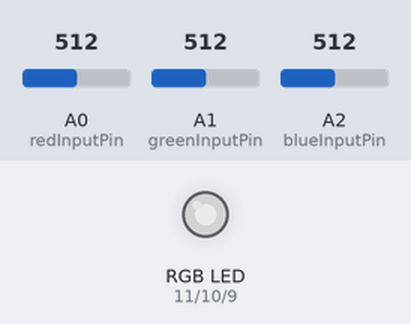
A sketch run on a simulated Arduino Uno, built with avr-gcc and run on an emulated ATmega328P. Parts: an RGB LED mixed from three pins (HIGH = lit). The inputs (shaded band) are chosen by the test bench; at power-on: A0 (redInputPin) = 512, A1 (greenInputPin) = 512, A2 (blueInputPin) = 512. Dim RGB values are drawn brighter than linear.

Above: at 1.2 s.
1.3 s: A0 (redInputPin) set to 716
At 1.8 s:
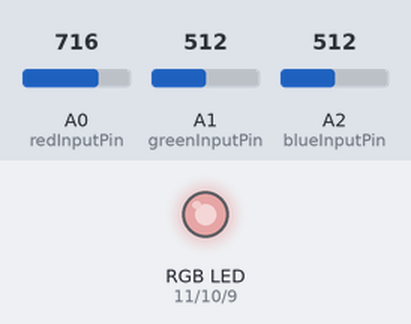
2.8 s: A1 (greenInputPin) set to 716
At 4.0 s:
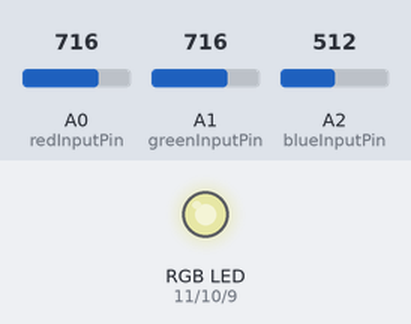
4.3 s: A2 (blueInputPin) set to 716
At 5.3 s:
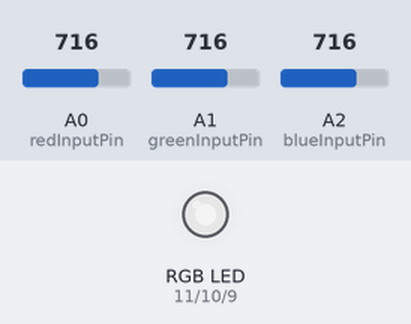
5.8 s: A0 (redInputPin) set to 900
At 6.4 s:
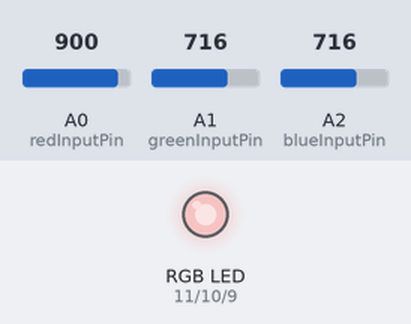
7.3 s: A1 (greenInputPin) set to 900
At 7.6 s:
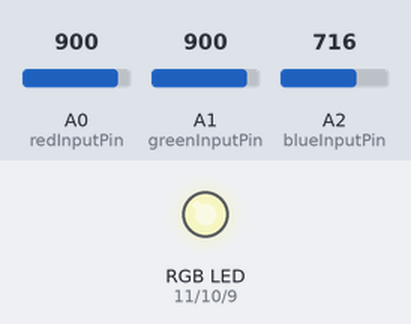
8.8 s: A2 (blueInputPin) set to 900
At 9.9 s:
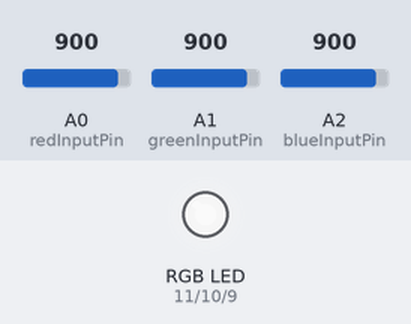
Timing chart, 0 to 11.3 s (numbered marks = the images above; inputs shaded):
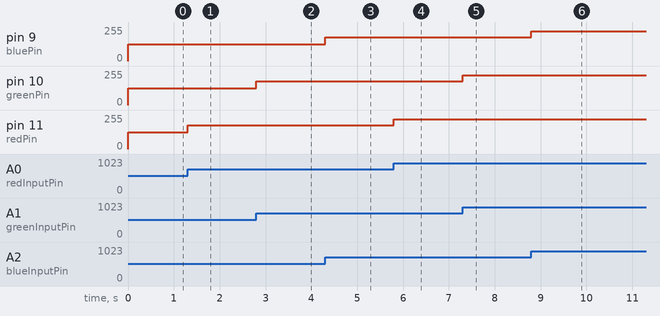

Measured:
- after the input at 1.3 s, pin 11 (redPin): 127/255 → 178/255 at once
- after the input at 2.8 s, pin 10 (greenPin): 127/255 → 178/255 at once
- after the input at 4.3 s, pin 9 (bluePin): 127/255 → 178/255 at once
- after the input at 5.8 s, pin 11 (redPin): 178/255 → 224/255 at once
- after the input at 7.3 s, pin 10 (greenPin): 178/255 → 224/255 at once
- after the input at 8.8 s, pin 9 (bluePin): 178/255 → 224/255 at once

The sketch:

rgb_led.ino
```cpp
/* This code is designed to independently manage the Red, Green, and Blue channels
of an RGB LED by utilizing separate potentiometers for each channel.*/

const int redPin = 11;   //red LED control pin
const int greenPin = 10; //green LED control pin
const int bluePin = 9;   //blue LED control pin

const int redInputPin = A0;    //analog pin for the red input (e.g., potentiometer)
const int greenInputPin = A1;  //analog pin for the green input (e.g., potentiometer)
const int blueInputPin = A2;   //analog pin for the blue input (e.g., potentiometer)

void setup() {
  pinMode(redPin, OUTPUT);
  pinMode(greenPin, OUTPUT);
  pinMode(bluePin, OUTPUT);
}

void loop() {
  //read the values from the potentiometers
  int redValue = analogRead(redInputPin);
  int greenValue = analogRead(greenInputPin);
  int blueValue = analogRead(blueInputPin);

  //map the potentiometer values to the range 0-255 for PWM
  int redBrightness = map(redValue, 0, 1023, 0, 255);
  int greenBrightness = map(greenValue, 0, 1023, 0, 255);
  int blueBrightness = map(blueValue, 0, 1023, 0, 255);

  //update the RGB LED with the new brightness values
  analogWrite(redPin, redBrightness);
  analogWrite(greenPin, greenBrightness);
  analogWrite(bluePin, blueBrightness);
}
```
